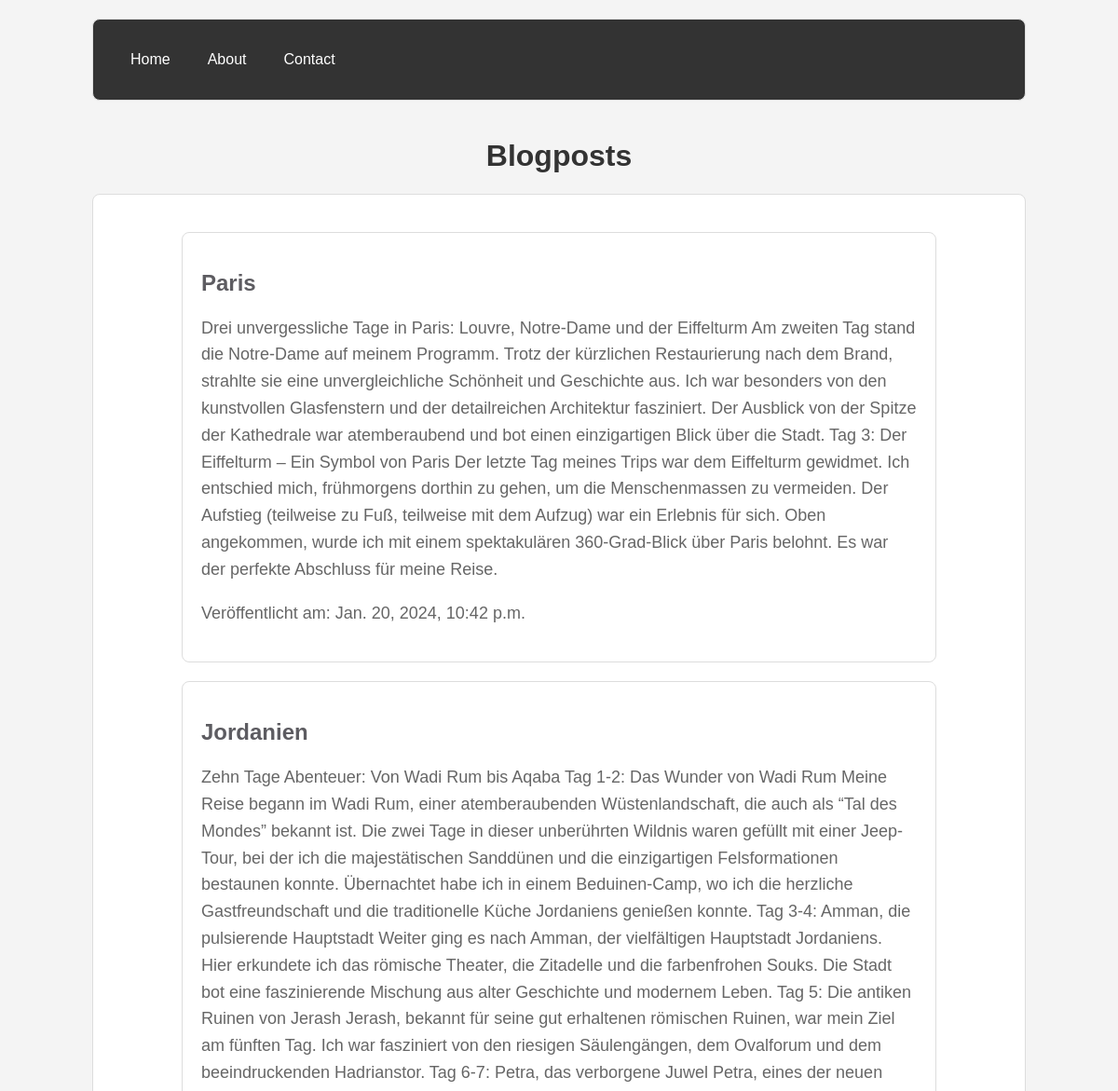
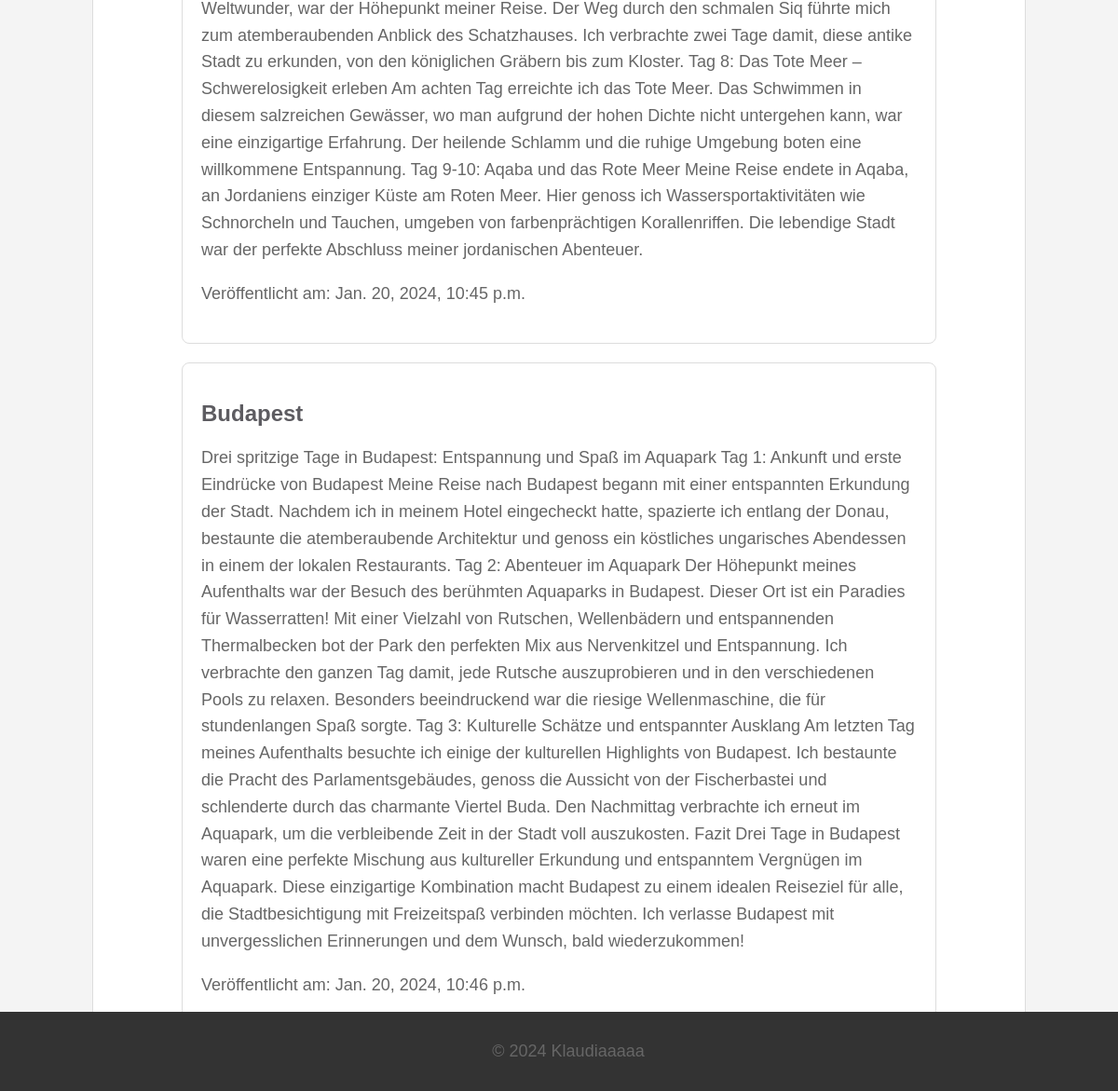
Screenshot of /blog/ with the database file from the repository (2 pictures, top to bottom).
### hello/models.py (models this page shows, shortened)
class BlogPost(models.Model):
    title = models.CharField(max_length=200)
    content = models.TextField()
    pub_date = models.DateTimeField('date published')

### hello/views.py (the view)
# urls.py: path('blog/', blog_posts, name='blog_posts'),
def blog_posts(request):
    posts = BlogPost.objects.all()
    return render(request, 'hello/blog_posts.html', {'posts': posts})

### hello/templates/hello/blog_posts.html (shortened to what this page needs)
<!DOCTYPE html>
<html>
<head>
</head>
<body>
    <div class="navbar">
        <a href="{% url 'home' %}" class="navbar-brand">Home</a>
        <a href="{% url 'about' %}" class="navbar-item">About</a>
        <a href="{% url 'contact' %}" class="navbar-item">Contact</a>
    </div>
    <h1>Blogposts</h1>
    <div>
        {% for post in posts %}
            <div>
                <h2>{{ post.title }}</h2>
                <p>{{ post.content }}</p>
                <p>Veröffentlicht am: {{ post.pub_date }}</p>
            </div>
        {% endfor %}
    </div>
    <footer>
        <p>&copy; 2024 Klaudiaaaaa</p>
    </footer>
</body>
</html>

### hello/templates/hello/blog_posts.html (style rules this page uses)
body { font-family: 'Arial', sans-serif; margin: 0; padding: 0; background-color: #f4f4f4; color: #333; }
.navbar { background-color: #333; overflow: hidden; color: white; }
.navbar a { float: left; display: block; color: white; text-align: center; padding: 14px 20px; text-decoration: none; }
h1 { color: #333; text-align: center; padding-top: 20px; }
div { background-color: white; width: 80%; margin: 20px auto; padding: 20px; border: 1px solid #ddd; border-radius: 8px; }
h2 { color: #5D5C61; }
p { font-size: 18px; line-height: 1.6; color: #666; }
footer { background-color: #333; color: white; text-align: center; padding: 10px; position: fixed; bottom: 0; width: 100%; }

### rows the page displays
BlogPost: title "Paris", content "Drei unvergessliche Tage in Paris: Louvre, Notre-Dame und der Eiffelturm Am zweiten Tag stand die Notre-Dame auf meinem Programm. Trotz der kürzlichen Restaurierung nach dem Brand, strahlte sie eine unvergleichliche Schönheit und Geschichte aus. Ich war besonders von den kunstvollen Glasfenstern und der detailreichen Architektur fasziniert. Der Ausblick von der Spitze der Kathedrale war atemberaubend und bot einen einzigartigen Blick über die Stadt. Tag 3: Der Eiffelturm – Ein Symbol von Paris Der letzte Tag meines Trips war dem Eiffelturm gewidmet. Ich entschied mich, frühmorgens dorthin zu gehen, um die Menschenmassen zu vermeiden. Der Aufstieg (teilweise zu Fuß, teilweise mit dem Aufzug)…", pub_date "Jan. 20, 2024, 10:42 p.m."
BlogPost: title "Jordanien", content "Zehn Tage Abenteuer: Von Wadi Rum bis Aqaba Tag 1-2: Das Wunder von Wadi Rum Meine Reise begann im Wadi Rum, einer atemberaubenden Wüstenlandschaft, die auch als “Tal des Mondes” bekannt ist. Die zwei Tage in dieser unberührten Wildnis waren gefüllt mit einer Jeep-Tour, bei der ich die majestätischen Sanddünen und die einzigartigen Felsformationen bestaunen konnte. Übernachtet habe ich in einem Beduinen-Camp, wo ich die herzliche Gastfreundschaft und die traditionelle Küche Jordaniens genießen konnte. Tag 3-4: Amman, die pulsierende Hauptstadt Weiter ging es nach Amman, der vielfältigen Hauptstadt Jordaniens. Hier erkundete ich das römische Theater, die Zitadelle und die farbenfrohen Souks.…", pub_date "Jan. 20, 2024, 10:45 p.m."
BlogPost: title "Budapest", content "Drei spritzige Tage in Budapest: Entspannung und Spaß im Aquapark Tag 1: Ankunft und erste Eindrücke von Budapest Meine Reise nach Budapest begann mit einer entspannten Erkundung der Stadt. Nachdem ich in meinem Hotel eingecheckt hatte, spazierte ich entlang der Donau, bestaunte die atemberaubende Architektur und genoss ein köstliches ungarisches Abendessen in einem der lokalen Restaurants. Tag 2: Abenteuer im Aquapark Der Höhepunkt meines Aufenthalts war der Besuch des berühmten Aquaparks in Budapest. Dieser Ort ist ein Paradies für Wasserratten! Mit einer Vielzahl von Rutschen, Wellenbädern und entspannenden Thermalbecken bot der Park den perfekten Mix aus Nervenkitzel und Entspannung.…", pub_date "Jan. 20, 2024, 10:46 p.m."
